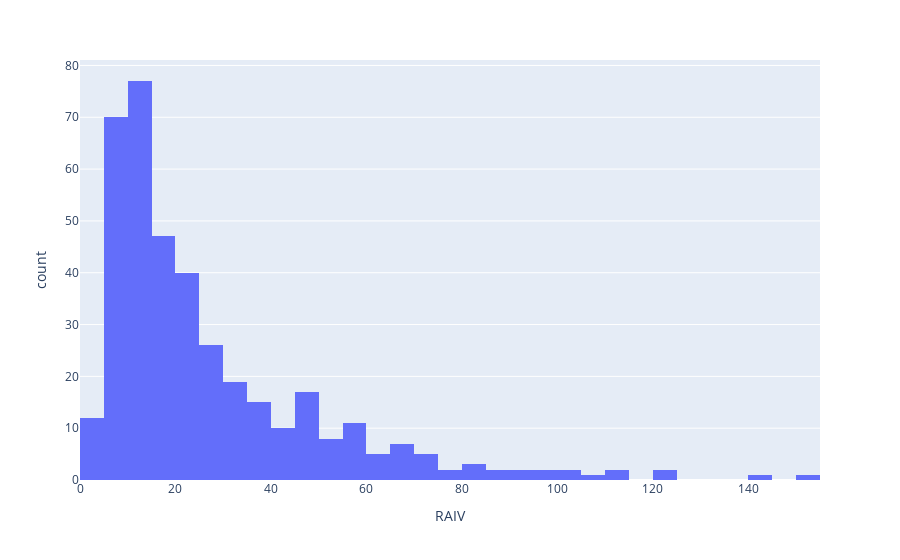

Source (notebook cell):
### Code cell
# Raiv에 대한 histogram
import plotly.express as px

fig=px.histogram(merged_result, x='RAIV')
fig.show()

### Figure 1 — Plotly figure (JSON) as saved in the notebook; plotly's stock layout.template omitted (floating-point values rounded to 4 significant figures; data arrays with more than 128 entries replaced by an {"elided": "..."} marker saying what was removed)
{"data": [{"alignmentgroup": "True", "bingroup": "x", "hovertemplate": "RAIV=%{x}<br>count=%{y}<extra></extra>", "legendgroup": "", "marker": {"color": "#636efa", "pattern": {"shape": ""}}, "name": "", "offsetgroup": "", "orientation": "v", "showlegend": false, "type": "histogram", "x": {"elided": "389 float values"}, "xaxis": "x", "yaxis": "y"}], "layout": {"barmode": "relative", "legend": {"tracegroupgap": 0}, "margin": {"t": 60}, "xaxis": {"anchor": "y", "domain": [0, 1], "title": {"text": "RAIV"}}, "yaxis": {"anchor": "x", "domain": [0, 1], "title": {"text": "count"}}}}
